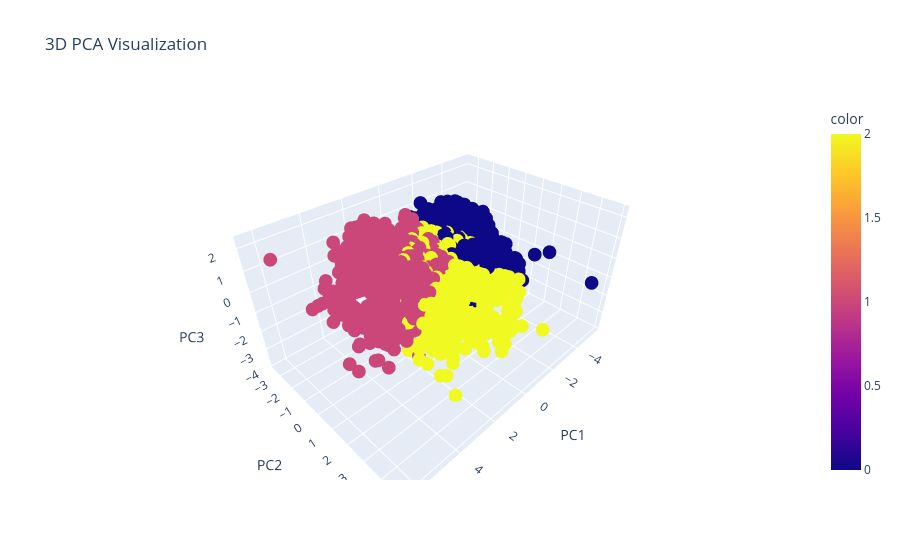

Source (notebook cell):
### Code cell
import plotly.express as px
pca_df = pd.DataFrame(
    X_pca[:, :3],  # Select the first 3 principal components
    columns=['PC1', 'PC2', 'PC3']
)

# 3D Scatter Plot
fig = px.scatter_3d(
    pca_df,
    x='PC1',
    y='PC2',
    z='PC3',
    title='3D PCA Visualization',
    color=kmeans.labels_  # Color points based on cluster labels
)

fig.show()

### Figure 1 — Plotly figure (JSON) as saved in the notebook; plotly's stock layout.template omitted (floating-point values rounded to 4 significant figures; data arrays with more than 128 entries replaced by an {"elided": "..."} marker saying what was removed)
{"data": [{"hovertemplate": "PC1=%{x}<br>PC2=%{y}<br>PC3=%{z}<br>color=%{marker.color}<extra></extra>", "legendgroup": "", "marker": {"color": {"elided": "2236 int values"}, "coloraxis": "coloraxis", "symbol": "circle"}, "mode": "markers", "name": "", "scene": "scene", "showlegend": false, "type": "scatter3d", "x": {"elided": "2236 float values"}, "y": {"elided": "2236 float values"}, "z": {"elided": "2236 float values"}}], "layout": {"coloraxis": {"colorbar": {"title": {"text": "color"}}, "colorscale": [[0, "#0d0887"], [0.1111, "#46039f"], [0.2222, "#7201a8"], [0.3333, "#9c179e"], [0.4444, "#bd3786"], [0.5556, "#d8576b"], [0.6667, "#ed7953"], [0.7778, "#fb9f3a"], [0.8889, "#fdca26"], [1, "#f0f921"]]}, "legend": {"tracegroupgap": 0}, "scene": {"domain": {"x": [0, 1], "y": [0, 1]}, "xaxis": {"title": {"text": "PC1"}}, "yaxis": {"title": {"text": "PC2"}}, "zaxis": {"title": {"text": "PC3"}}}, "title": {"text": "3D PCA Visualization"}}}
